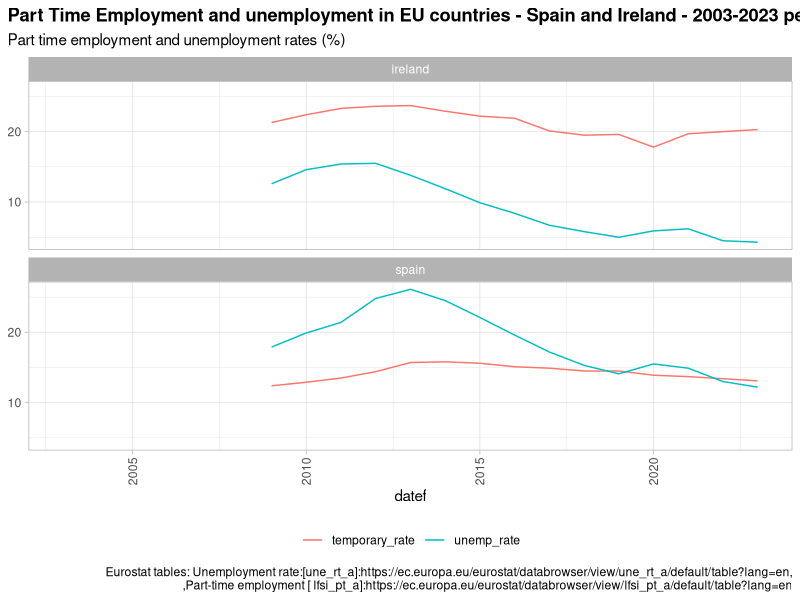
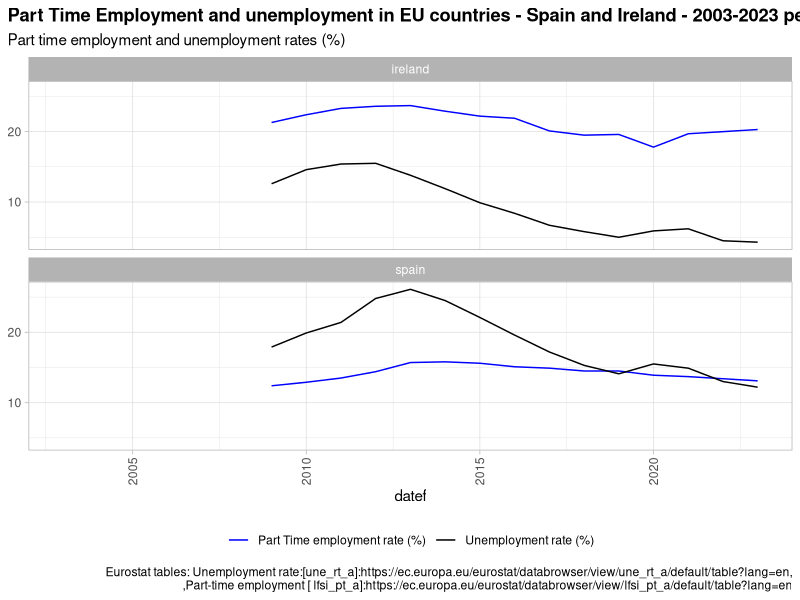
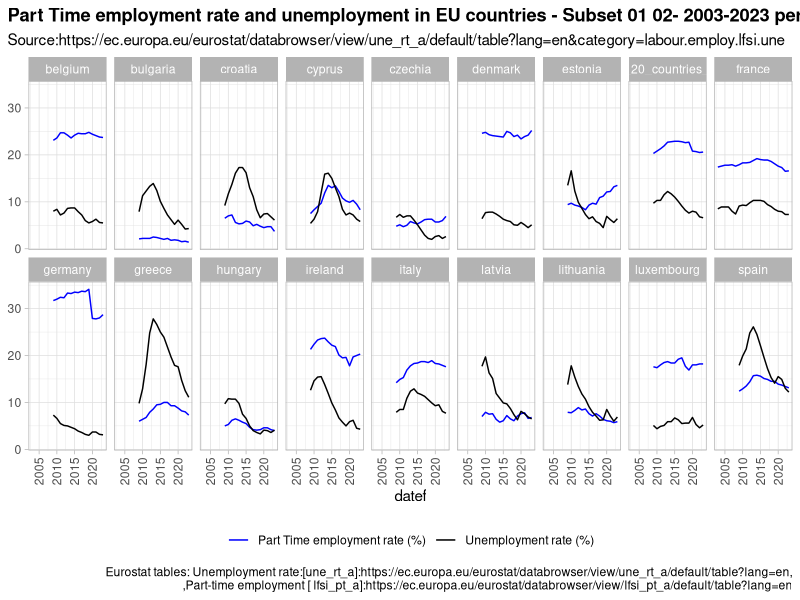
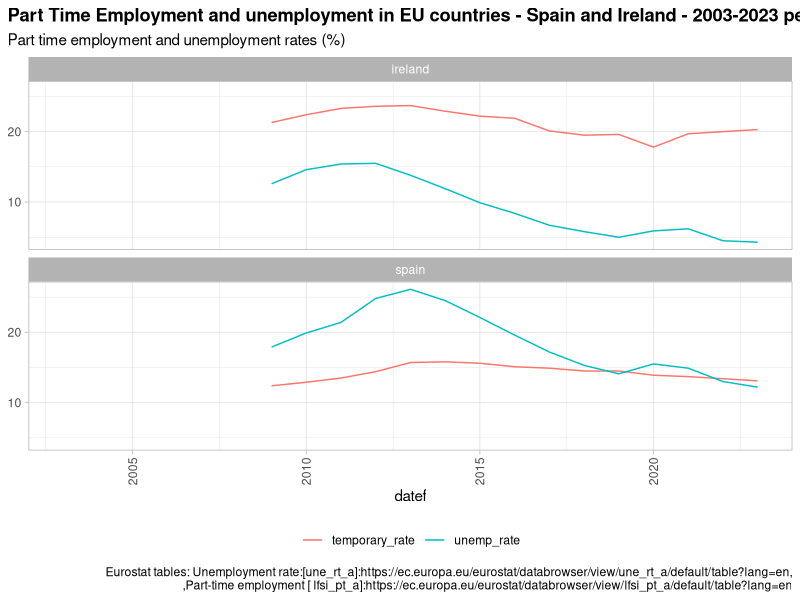
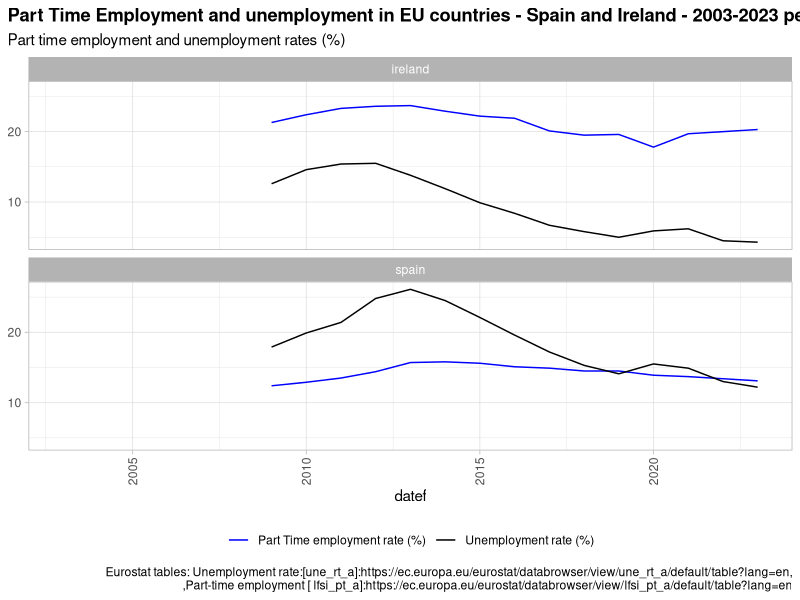
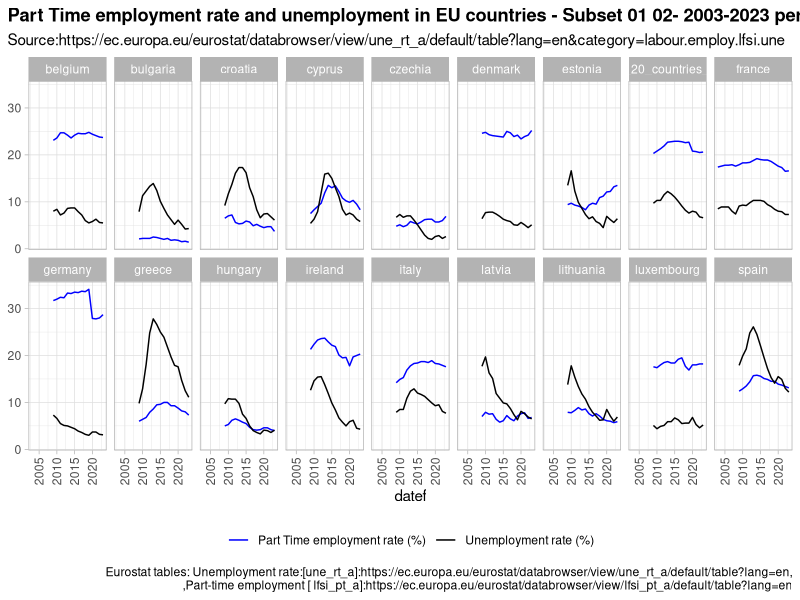

Write R code to recreate these figures, in order. (Note: this script raises an error after producing the figures.)
# 05_Faceted_charts_custom_line_colour.R

# AIM: change default R colours (blue and red to each line charts data series)

# 1. Import previous files  b
library(here)
library(dplyr)
library(ggplot2)

# 1. Import combined indicators  
combined_indic  <- read.table(here("data_cleansed", "EU_TEMP_UNEMP_COMBINED_SORTED.csv"),
                              header =TRUE, sep =',',stringsAsFactors =TRUE)
head(combined_indic)

str(combined_indic)

## 1.1 Apply date format to "date" column
#  mutate(datef = as.Date(date)) %>% 
# select(date = datef,country,metric_name,metric_value)

combined_indic_date_fmtd <- read.table(here("data_cleansed", "EU_TEMP_UNEMP_COMBINED_SORTED.csv"),
                                       header =TRUE, sep =',',stringsAsFactors =TRUE) %>% 
                            mutate(datef = as.Date(date)) %>% 
                            select(datef, country,metric_name,metric_value)
str(combined_indic_date_fmtd)

# 2. Test changing line color just for two countries (spain, ireland)
Subset_test <-c("ireland","spain")

# 2.1 We load combined_indic dataframe and now we will change default line colours for chart including two indicators
# This is the DEFAULT colour assigned by R to each indicator: 

test_01_plot_data <- combined_indic_date_fmtd %>% 
  select(datef,country,metric_name,metric_value) %>% 
  filter(country %in% Subset_test) 
test_01_plot_data

line_chart_test_01 <- test_01_plot_data %>% 
  ggplot( fill = indicator) +
  geom_line(aes(datef,metric_value,colour = metric_name, group = metric_name)) +
  facet_wrap(~ country, nrow = 2) +
  labs(title = "Part Time Employment and unemployment in EU countries - Spain and Ireland - 2003-2023 period",
       subtitle ="Part time employment and unemployment rates (%)",
       caption = "Eurostat tables: Unemployment rate:[une_rt_a]:https://ec.europa.eu/eurostat/databrowser/view/une_rt_a/default/table?lang=en,
       ,Part-time employment [ lfsi_pt_a]:https://ec.europa.eu/eurostat/databrowser/view/lfsi_pt_a/default/table?lang=en",
       y = NULL,colour = NULL, fill = NULL) +
  theme_light() +
  theme(plot.title.position = "plot",
        legend.position = "bottom",   # Place legend at the bottom
        axis.text.x = element_text(angle = 90, vjust = 0.5, hjust=1), # Rotate X axis labels 90 degrees
        plot.title = element_text(face = "bold")) # Display main plot Title bold

line_chart_test_01

ggsave("plots_output/06_Unemp_temp_rate_line_Ireland_Spain_dafault_legeng_colour_01.png",  width = 12, height = 9.22)

# 2.2 Changing legend using scale_colour_manual() function 
# I use scale_colour_manual() with the parameters below to create a new legend with new colors and text displayed
#   scale_colour_manual(values = c("black","blue"),labels = c("Temporary contracts rate", "Unemployment rate")) 


line_chart_test_02 <- test_01_plot_data %>% 
  ggplot( fill = indicator) +
  geom_line(aes(datef,metric_value,colour = metric_name, group = metric_name)) +
  facet_wrap(~ country, nrow = 2) +
  labs(title = "Part Time Employment and unemployment in EU countries - Spain and Ireland - 2003-2023 period. Yearly data",
       subtitle ="Part time employment and unemployment rates (%)",
       caption = "Eurostat tables: Unemployment rate:[une_rt_a]:https://ec.europa.eu/eurostat/databrowser/view/une_rt_a/default/table?lang=en,
       ,Part-time employment [ lfsi_pt_a]:https://ec.europa.eu/eurostat/databrowser/view/lfsi_pt_a/default/table?lang=en",
       y = NULL,colour = NULL, fill = NULL) +
  theme_light() +
  theme(plot.title.position = "plot",
        legend.position = "bottom",   # Place legend at the bottom
        axis.text.x = element_text(angle = 90, vjust = 0.5, hjust=1), # Rotate X axis labels 90 degrees
        plot.title = element_text(face = "bold")) + # Display main plot Title bold
  # Apply legend format here - change default colours to black and blue
  scale_colour_manual(values = c("blue", "black"),
                      labels = c("Part Time employment rate (%)","Unemployment rate (%)"))
line_chart_test_02

ggsave("plots_output/07_Unemp_temp_rate_line_Ireland_Spain_custom_legeng_colour_01.png", width = 6, height = 4)
  

# 2 Plotting temporary employment and unemployment rates for first batch of EU countries

Subset_countries_01 <-c("euro_area_20_countries_from_2023","belgium","bulgaria","czechia","denmark","germany","estonia",
                        "ireland","greece","spain","france","croatia","italy","cyprus","latvia","lithuania","luxembourg",
                        "hungary")

Subset_01_plot_data <- combined_indic_date_fmtd %>% 
  select(datef,country,metric_name,metric_value) %>% 
  filter(country %in% Subset_countries_01) 


# First batch of countries
# Display line charts facets by country displaying each indicator as individual line for each country 
line_chart_batch_01 <- Subset_01_plot_data %>% 
  ggplot( fill = indicator) +
  geom_line(aes(datef,metric_value,colour = metric_name, group = metric_name)) +
  facet_wrap(~ country, nrow = 2) +
  labs(title ="Part Time employment rate and unemployment in EU countries - Subset 01 02- 2003-2023 period. Yearly data",
       subtitle ="Source:https://ec.europa.eu/eurostat/databrowser/view/une_rt_a/default/table?lang=en&category=labour.employ.lfsi.une",
       caption = "Eurostat tables: Unemployment rate:[une_rt_a]:https://ec.europa.eu/eurostat/databrowser/view/une_rt_a/default/table?lang=en,
       ,Part-time employment [ lfsi_pt_a]:https://ec.europa.eu/eurostat/databrowser/view/lfsi_pt_a/default/table?lang=en",
       y = NULL,colour = NULL, fill = NULL) +
  theme_light() +
  theme(plot.title.position = "plot",
        legend.position = "bottom",   # Place legend at the bottom
        axis.text.x = element_text(angle = 90, vjust = 0.5, hjust=1), # Rotate X axis labels 90 degrees 
        plot.title = element_text(face = "bold")) + # Display main plot Title bold
  # Apply legend format here - change default colours to black and blue
  scale_colour_manual(values = c("blue", "black"),
                      labels = c("Part Time employment rate (%)","Unemployment rate (%)"))

line_chart_batch_01

ggsave("plots_output/08_Unemp_temp_rate_line_chart_batch_01_custom_legend_colour.png", width = 6, height = 4)

# Online Resources with interesting GGPLOT2 tips
# Using the ggplot theme function to customize facet labels and your legend (CC067)
# Author: Riffomonas Project
# URL: https://www.youtube.com/watch?v=-4NQgIReefQ

# 3 Plotting temporary employment and unemployment rates for second batch of Eu countries

Subset_countries_02 <-c("euro_area_20_countries_from_2023","malta","netherlands","austria",
                        "poland","portugal","romania","slovenia","slovakia","finland","sweden",
                        "iceland","norway","switzerland","bosnia_and_herzegovina","montenegro",
                        "north_macedonia","serbia","turkiye")

Subset_02_plot_data <- combined_indic_date_fmtd %>% 
  select(datef,country,metric_name,metric_value) %>% 
  filter(country %in% Subset_countries_02) 

# second batch of countries to be plotted with custom labels.
line_chart_batch_02 <- Subset_02_plot_data %>% 
  ggplot( fill = indicator) +
  geom_line(aes(date,metric_value,colour = metric_name, group = metric_name)) +
  facet_wrap(~ country, nrow = 2) +
  labs(title ="Part Time employment rate and unemployment in EU countries - Subset 02 02- 2003-2023 period. Yearly data",
       subtitle ="Source:https://ec.europa.eu/eurostat/databrowser/view/une_rt_a/default/table?lang=en&category=labour.employ.lfsi.une",
       caption = "Eurostat tables: Unemployment rate:[une_rt_a]:https://ec.europa.eu/eurostat/databrowser/view/une_rt_a/default/table?lang=en,
       ,Part-time employment [ lfsi_pt_a]:https://ec.europa.eu/eurostat/databrowser/view/lfsi_pt_a/default/table?lang=en",
       y = NULL,colour = NULL, fill = NULL) +
  theme_light() +
  theme(plot.title.position = "plot",
        legend.position = "bottom",   # Place legend at the bottom
        axis.text.x = element_text(angle = 90, vjust = 0.5, hjust=1), # Rotate X axis labels 90 degrees
        plot.title = element_text(face = "bold")) + # Display main plot Title bold
  # Apply legend format here - change default colours to black and blue
  scale_colour_manual(values = c("blue", "black"),
                      labels = c("Part Time employment rate (%)","Unemployment rate (%)"))
line_chart_batch_02

ggsave("plots_output/09_Unemp_temp_rate_line_chart_batch_02_custom_legend_colour.png", width = 6, height = 4)
